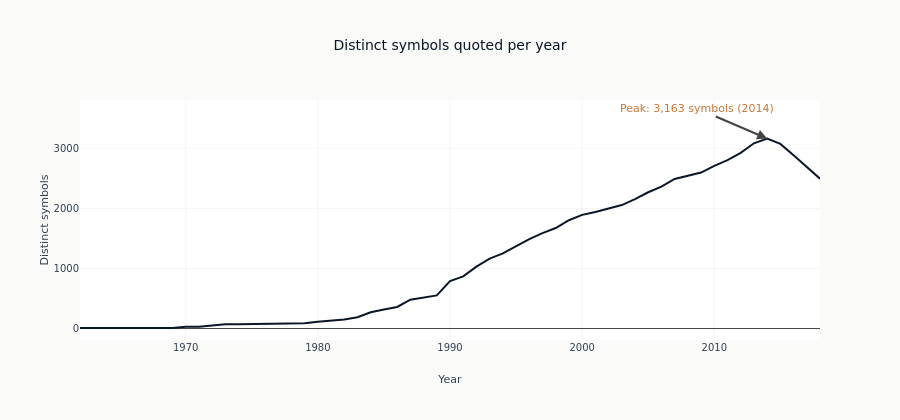

Write notebook code for a chart like this one.
### Markdown cell above
## 3. Coverage through time

The cross-section above says how many symbols the panel holds *in total*. It says nothing
about **when**. The same total is consistent with every symbol being quoted in every year,
and with a universe that grows and shrinks as firms list and delist. Those are different
datasets and only one of them can carry a backtest.

Two views answer this:

- **Universe size** — how many distinct symbols are quoted in each calendar year.
- **Entries and exits** — how many symbols record their *first* observation in each year,
  and how many record their *last*.

For a panel tracking a real equity market, both flows should run continuously: firms IPO
every year, and firms are acquired or fail every year.

### Code cell
active_by_year = (
    wiki.select(pl.col("timestamp").dt.year().alias("year"), "symbol")
    .group_by("year")
    .agg(pl.col("symbol").n_unique().alias("active"))
    .sort("year")
)

peak = active_by_year.sort("active", descending=True).head(1)
peak_year, peak_active = peak["year"][0], peak["active"][0]

fig = go.Figure()
fig.add_trace(
    go.Scatter(
        x=active_by_year["year"].to_list(),
        y=active_by_year["active"].to_list(),
        mode="lines",
        name="Symbols quoted",
        line=dict(color=COLORS["blue"], width=2),
    )
)
fig.add_annotation(
    x=peak_year,
    y=peak_active,
    text=f"Peak: {peak_active:,} symbols ({peak_year})",
    showarrow=True,
    arrowhead=2,
    ax=-70,
    ay=-30,
    font=dict(color=COLORS["copper"]),
)
fig.update_layout(
    title="Distinct symbols quoted per year",
    xaxis_title="Year",
    yaxis_title="Distinct symbols",
    height=420,
)
show_plotly_with_alt(
    fig,
    "A line of the number of distinct symbols quoted each year. It rises steadily from the "
    "early 1960s, reaches its highest point a few years before the panel ends, and falls "
    "away sharply after that.",
)

### Figure 1 — Plotly figure (JSON) as saved in the notebook; plotly's stock layout.template omitted (floating-point values rounded to 4 significant figures)
{"data": [{"line": {"color": "#0a1628", "width": 2}, "mode": "lines", "name": "Symbols quoted", "type": "scatter", "x": [1962, 1963, 1964, 1965, 1966, 1967, 1968, 1969, 1970, 1971, 1972, 1973, 1974, 1975, 1976, 1977, 1978, 1979, 1980, 1981, 1982, 1983, 1984, 1985, 1986, 1987, 1988, 1989, 1990, 1991, 1992, 1993, 1994, 1995, 1996, 1997, 1998, 1999, 2000, 2001, 2002, 2003, 2004, 2005, 2006, 2007, 2008, 2009, 2010, 2011, 2012, 2013, 2014, 2015, 2016, 2017, 2018], "y": [9, 9, 9, 9, 9, 9, 9, 9, 28, 28, 49, 73, 73, 74, 74, 86, 88, 89, 113, 135, 149, 189, 272, 317, 359, 481, 520, 552, 791, 869, 1030, 1164, 1251, 1374, 1489, 1589, 1673, 1803, 1892, 1941, 1995, 2055, 2153, 2268, 2362, 2489, 2544, 2596, 2709, 2804, 2923, 3083, 3163, 3073, 2883, 2681, 2494]}], "layout": {"annotations": [{"arrowhead": 2, "ax": -70, "ay": -30, "font": {"color": "#C87533"}, "showarrow": true, "text": "Peak: 3,163 symbols (2014)", "x": 2014, "y": 3163}], "height": 420, "title": {"text": "Distinct symbols quoted per year"}, "xaxis": {"title": {"text": "Year"}}, "yaxis": {"title": {"text": "Distinct symbols"}}}}
